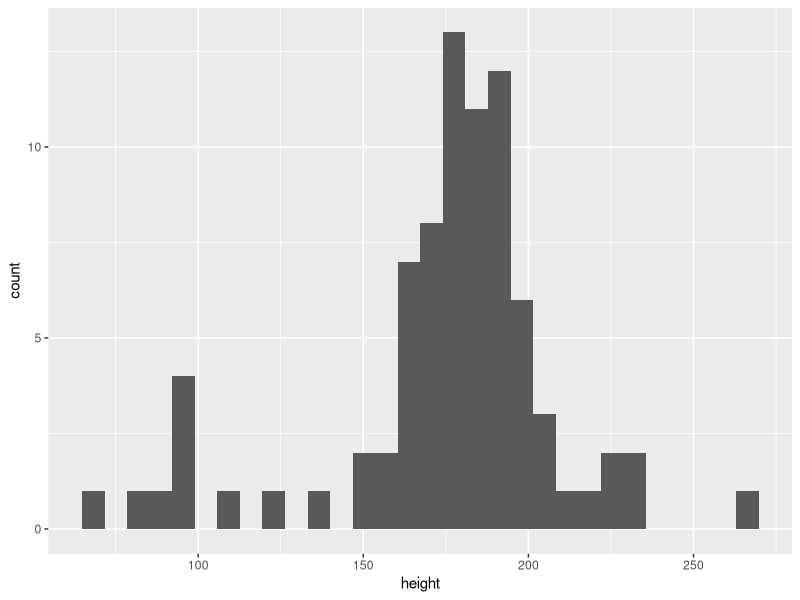
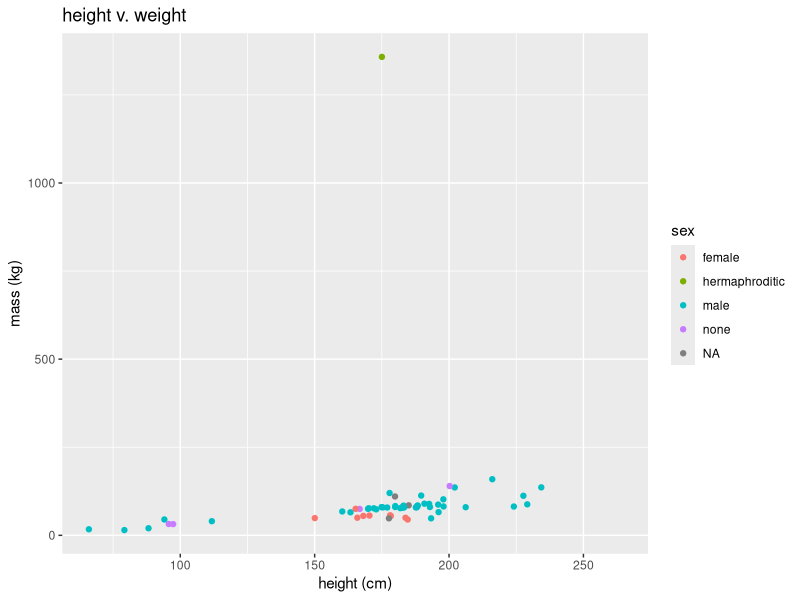

The R source for these figures, in order:
## ---- chunk 1
library(tidyverse) 
## ---- chunk 2
    head(starwars)
## ---- chunk 3
    dim(starwars)
## ---- chunk 4
    ggplot(data = starwars, aes(x=height)) + 
      geom_histogram()
## ---- chunk 5
ggplot(data = starwars, aes(x=height, y=mass, color = sex)) + 
  geom_jitter() +
  labs(x = "height (cm)", y= "mass (kg)", title = "height v. weight")
## ---- chunk 6
mean_height <- mean(starwars$height, na.rm = TRUE)
mean_height
sd_height <- sd(starwars$height, na.rm = TRUE)
sd_height
class(sd_height)
# na.rm = FALSE: not to remove NA value / TRUE: remove NA value
